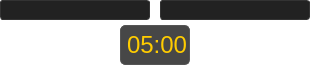
<?xml version="1.0" encoding="UTF-8"?>
<ui version="4.0">
 <class>UIDeathmatch</class>
 <widget class="QWidget" name="UIDeathmatch">
  <property name="geometry">
   <rect>
    <x>0</x>
    <y>0</y>
    <width>311</width>
    <height>66</height>
   </rect>
  </property>
  <property name="styleSheet">
   <string notr="true">background-color: transparent;</string>
  </property>
  <widget class="QLabel" name="matchTimer">
   <property name="geometry">
    <rect>
     <x>120</x>
     <y>25</y>
     <width>70</width>
     <height>40</height>
    </rect>
   </property>
   <property name="styleSheet">
    <string notr="true">
                    color: #ffcc00;
                    font-family: 'Impact';
                    font-size: 24px;
                    qproperty-alignment: AlignCenter;
                    background-color: rgba(20, 20, 20, 200);
                    border: 1px solid #555;
                    border-radius: 5px;
                </string>
   </property>
   <property name="text">
    <string>05:00</string>
   </property>
  </widget>
  <widget class="QProgressBar" name="teamAllyProgress">
   <property name="geometry">
    <rect>
     <x>0</x>
     <y>0</y>
     <width>150</width>
     <height>20</height>
    </rect>
   </property>
   <property name="styleSheet">
    <string notr="true">
                    QProgressBar {
                        border: 1px solid #333;
                        border-radius: 3px;
                        background: #222;
                    }
                    QProgressBar::chunk {
                        background: qlineargradient(x1:0, y1:0, x2:1, y2:0,
                            stop:0 #f0f0f0, stop:1 #a0a0a0);
                        border-radius: 2px;
                    }
                </string>
   </property>
   <property name="value">
    <number>65</number>
   </property>
   <property name="textVisible">
    <bool>false</bool>
   </property>
   <property name="orientation">
    <enum>Qt::Orientation::Horizontal</enum>
   </property>
   <property name="invertedAppearance">
    <bool>true</bool>
   </property>
  </widget>
  <widget class="QProgressBar" name="teamEnemyProgress">
   <property name="geometry">
    <rect>
     <x>160</x>
     <y>0</y>
     <width>150</width>
     <height>20</height>
    </rect>
   </property>
   <property name="styleSheet">
    <string notr="true">
                    QProgressBar {
                        border: 1px solid #333;
                        border-radius: 3px;
                        background: #222;
                    }
                    QProgressBar::chunk {
                        background: qlineargradient(x1:0, y1:0, x2:1, y2:0,
                            stop:0 #ff4040, stop:1 #a00000);
                        border-radius: 2px;
                    }
                </string>
   </property>
   <property name="value">
    <number>35</number>
   </property>
   <property name="textVisible">
    <bool>false</bool>
   </property>
   <property name="orientation">
    <enum>Qt::Orientation::Horizontal</enum>
   </property>
  </widget>
 </widget>
 <resources/>
 <connections/>
</ui>
